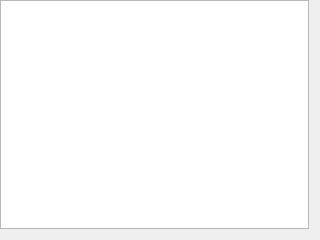
<?xml version="1.0" encoding="UTF-8"?>
<ui version="4.0">
 <class>Form</class>
 <widget class="QWidget" name="Form">
  <property name="geometry">
   <rect>
    <x>0</x>
    <y>0</y>
    <width>320</width>
    <height>240</height>
   </rect>
  </property>
  <property name="windowTitle">
   <string>Form</string>
  </property>
  <layout class="QVBoxLayout" name="verticalLayout_2">
   <property name="leftMargin">
    <number>0</number>
   </property>
   <property name="topMargin">
    <number>0</number>
   </property>
   <item>
    <widget class="QTextBrowser" name="textBrowser">
     <property name="sizePolicy">
      <sizepolicy hsizetype="Expanding" vsizetype="Expanding">
       <horstretch>0</horstretch>
       <verstretch>0</verstretch>
      </sizepolicy>
     </property>
    </widget>
   </item>
  </layout>
 </widget>
 <resources/>
 <connections/>
</ui>
